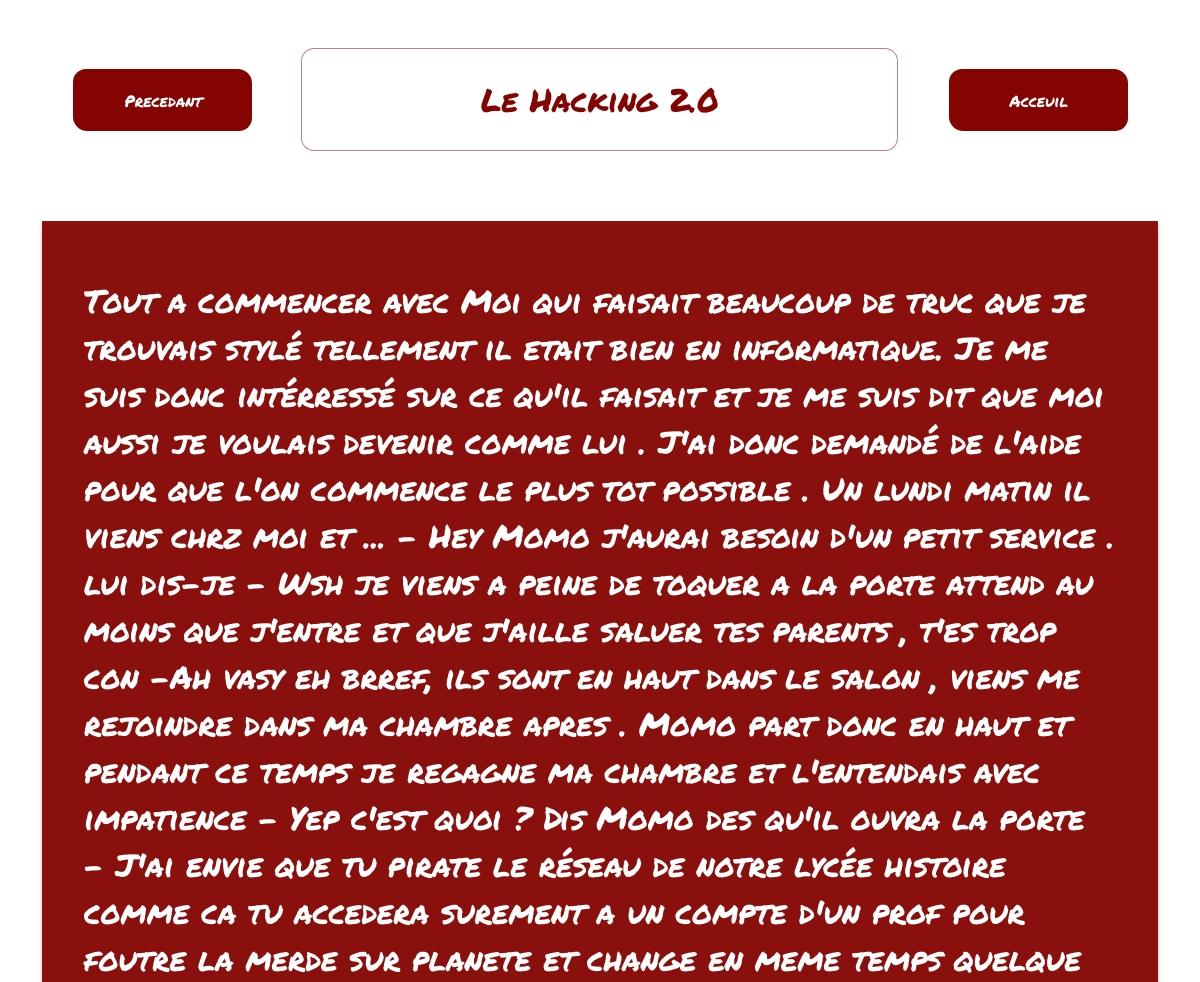
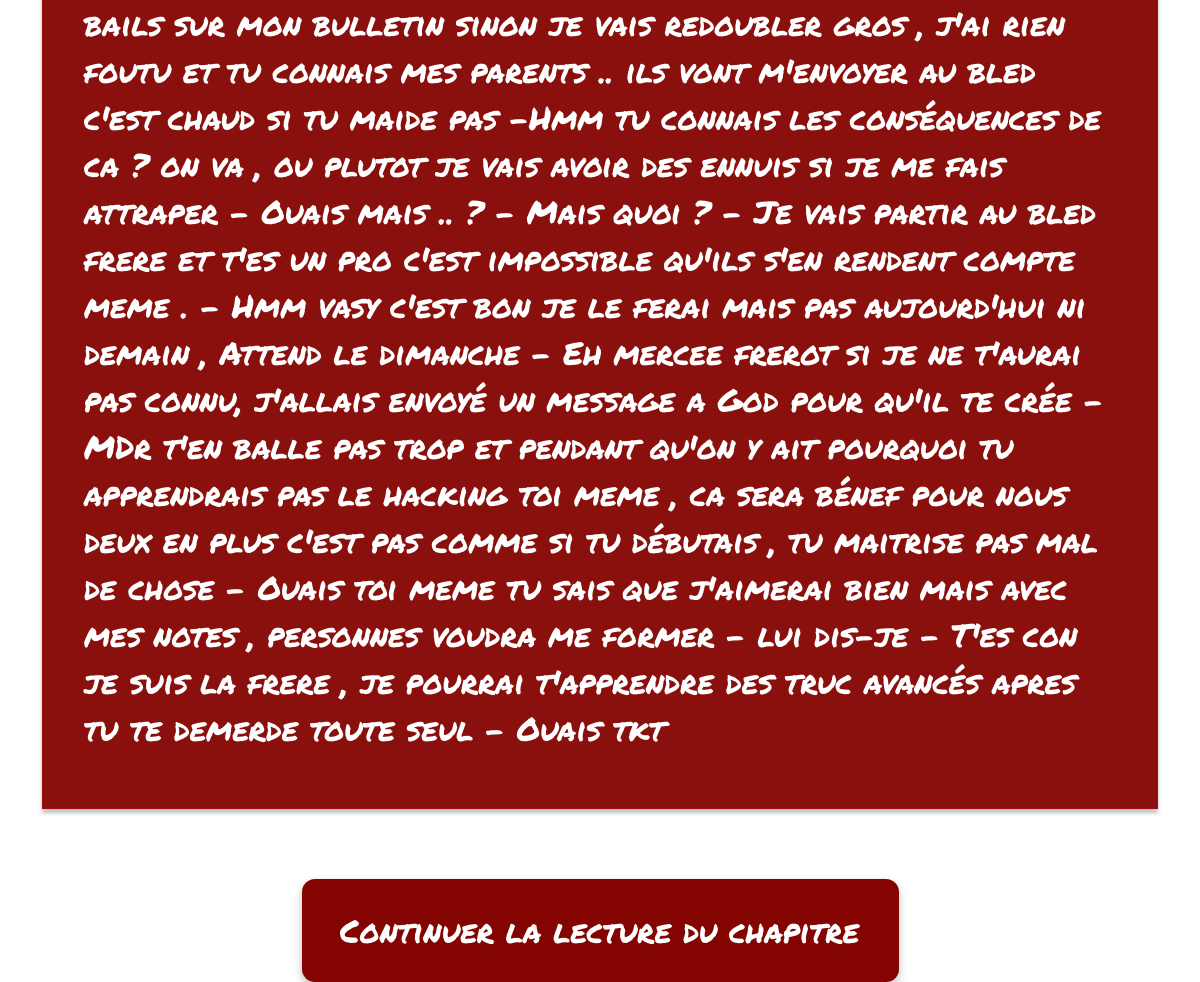
The app's page /hacking/ with its own data (2 pictures, top to bottom).
### livre/models.py (models this page shows, shortened)
class BooksModel(models.Model):
    title = models.CharField(max_length=55, verbose_name='Titre')
    description = models.TextField(verbose_name='Description')
    publier = models.BooleanField(default=True)
    class Meta:
        verbose_name = 'Livre'

### livre/views.py (the view)
# urls.py: path('hacking/', ArticleThree, name="hacking"),
def ArticleThree(request):
    books = BooksModel.objects.get(id='3')
    return render(request, 'article_tree.html', {'books': books})

### livre/templates/article_tree.html (shortened to what this page needs)
{% extends 'article.html' %}
{% load static %}
{% block title %}
    <h1> {{ books.title }}</h1>
{% endblock %}
{% block previous %}
    <a href="{% url 'personnage' %}" class="btn1">Precedant</a>
{% endblock %}
{% block next %}
    <a href="{% url 'page-two' %}" class="btn2">Acceuil</a>
{% endblock %}
{% block content %}
    <p>{{ books.description }}</p>
{% endblock %}
{% block button %}
    <a href=" {% url 'nouvelle-aire' %}">Continuer la lecture du chapitre</a>
{% endblock %}

### livre/templates/static/css/article.css (style rules this page uses)
* { margin: 0; padding: 0; box-sizing: border-box; }
body { font-family: 'Permanent Marker'; background-color: #fff; height: 1024px; }
.title h1 { color: #830400; font-style: normal; font-weight: 400; font-size: 32px; line-height: 47px; }
.item a { text-decoration: none; color: white; text-align: center; }
.btn1, .btn2 { width: 178px; height: 61px; background: #830400; border: 1px solid rgba(131, 4, 0, 0.5); border-radius: 13px; display: flex; justify-content: center; align-items: center; }
.item a { text-decoration: none; color: white; font-style: normal; font-weight: 400; font-size: 16px; line-height: 23px; }
.container p { font-style: normal; font-weight: 400; font-size: 32px; line-height: 47px; display: flex; align-items: center; color: #FFFFFF; }
.button a { text-decoration: none; width: 520px; height: 47px; font-family: 'Permanent Marker'; font-style: normal; font-weight: 400; font-size: 32px; line-height: 47px; display: flex; align-items: center; text-align: center; color: #FFFFFF; }

### records on screen
BooksModel: title "Le Hacking 2.0", description "Tout a commencer avec Moi qui faisait beaucoup de truc que je trouvais stylé tellement il etait bien en informatique. Je me suis donc intérressé sur ce qu'il faisait et je me suis dit que moi aussi je voulais devenir comme lui . J'ai donc demandé de l'aide pour que l'on commence le plus tot possible . Un lundi matin il viens chrz moi et ... - Hey Momo j'aurai besoin d'un petit service . lui dis-je - Wsh je viens a peine de toquer a la porte attend au moins que j'entre et que j'aille saluer tes parents , t'es trop con -Ah vasy eh brref, ils sont en haut dans le salon , viens me rejoindre dans ma chambre apres . Momo part donc en haut et pendant ce temps je regagne ma chambre et l'entendais…"
